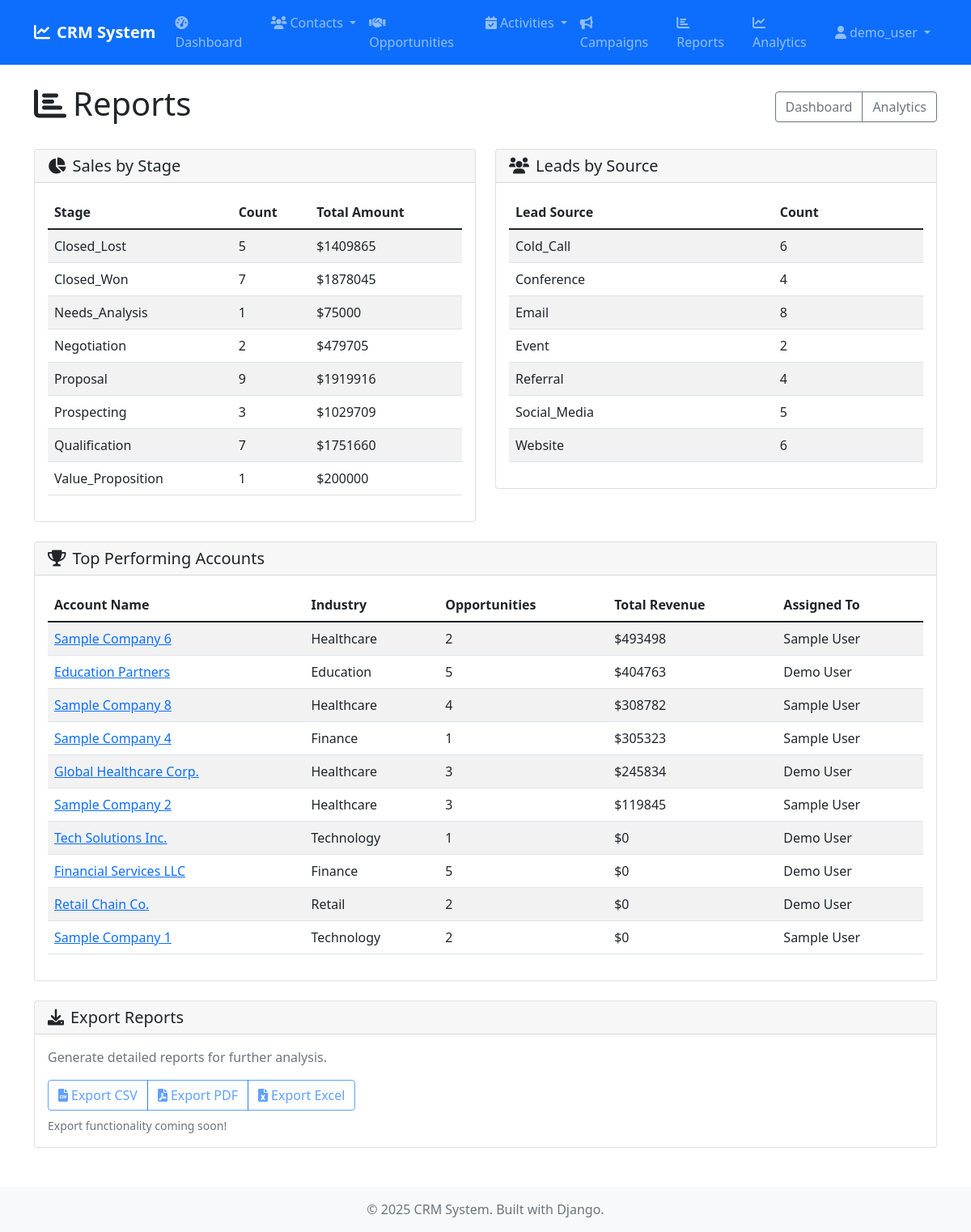
The app's page /reports/ (signed in) with its own data.
### opportunities/models.py (models this page shows, shortened)
class Opportunity(models.Model):
    SALES_STAGE = [
        ('prospecting', 'Prospecting'),
        ('qualification', 'Qualification'),
        ('needs_analysis', 'Needs Analysis'),
        ('value_proposition', 'Value Proposition'),
        ('id_decision_makers', 'Id. Decision Makers'),
        ('perception_analysis', 'Perception Analysis'),
        ('proposal', 'Proposal/Price Quote'),
        ('negotiation', 'Negotiation/Review'),
        ('closed_won', 'Closed Won'),
        ('closed_lost', 'Closed Lost'),
    ]
    LEAD_SOURCE = [
        ('existing_customer', 'Existing Customer'),
        ('partner', 'Partner'),
        ('public_relations', 'Public Relations'),
        ('direct_mail', 'Direct Mail'),
        ('conference', 'Conference'),
        ('trade_show', 'Trade Show'),
        ('web_site', 'Web Site'),
        ('word_of_mouth', 'Word of mouth'),
        ('email', 'Email'),
        ('campaign', 'Campaign'),
        ('other', 'Other'),
    ]
    TYPE_CHOICES = [
        ('existing_business', 'Existing Business'),
        ('new_business', 'New Business'),
    ]
    name = models.CharField(max_length=200)
    account = models.ForeignKey(Account, on_delete=models.CASCADE, related_name='opportunities')
    contact = models.ForeignKey(Contact, on_delete=models.SET_NULL, null=True, blank=True)
    amount = models.DecimalField(max_digits=15, decimal_places=2)
    sales_stage = models.CharField(max_length=20, choices=SALES_STAGE, default='prospecting')
    probability = models.IntegerField(default=0, help_text='Probability of closing (0-100%)')
    expected_close_date = models.DateField()
    opportunity_type = models.CharField(max_length=20, choices=TYPE_CHOICES, blank=True)
    lead_source = models.CharField(max_length=20, choices=LEAD_SOURCE, blank=True)
    next_step = models.CharField(max_length=200, blank=True)
    description = models.TextField(blank=True)
    assigned_to = models.ForeignKey(User, on_delete=models.SET_NULL, null=True, blank=True)
    created_by = models.ForeignKey(User, on_delete=models.SET_NULL, null=True, blank=True, related_name='created_opportunities')
    created_at = models.DateTimeField(auto_now_add=True)
    updated_at = models.DateTimeField(auto_now=True)
    class Meta:
        ordering = ['-expected_close_date']
        verbose_name_plural = 'Opportunities'

### accounts/models.py (models this page shows, shortened)
class Account(models.Model):
    ACCOUNT_TYPES = [
        ('customer', 'Customer'),
        ('prospect', 'Prospect'),
        ('partner', 'Partner'),
        ('competitor', 'Competitor'),
        ('other', 'Other'),
    ]
    INDUSTRIES = [
        ('technology', 'Technology'),
        ('healthcare', 'Healthcare'),
        ('finance', 'Finance'),
        ('education', 'Education'),
        ('retail', 'Retail'),
        ('manufacturing', 'Manufacturing'),
        ('other', 'Other'),
    ]
    name = models.CharField(max_length=200)
    account_type = models.CharField(max_length=20, choices=ACCOUNT_TYPES, default='customer')
    industry = models.CharField(max_length=20, choices=INDUSTRIES, blank=True)
    website = models.URLField(blank=True)
    phone = models.CharField(max_length=20, blank=True)
    email = models.EmailField(blank=True)
    billing_street = models.TextField(blank=True)
    billing_city = models.CharField(max_length=100, blank=True)
    billing_state = models.CharField(max_length=100, blank=True)
    billing_postal_code = models.CharField(max_length=20, blank=True)
    billing_country = models.CharField(max_length=100, blank=True)
    shipping_street = models.TextField(blank=True)
    shipping_city = models.CharField(max_length=100, blank=True)
    shipping_state = models.CharField(max_length=100, blank=True)
    shipping_postal_code = models.CharField(max_length=20, blank=True)
    shipping_country = models.CharField(max_length=100, blank=True)
    annual_revenue = models.DecimalField(max_digits=15, decimal_places=2, null=True, blank=True)
    employees = models.IntegerField(null=True, blank=True)
    description = models.TextField(blank=True)
    assigned_to = models.ForeignKey(User, on_delete=models.SET_NULL, null=True, blank=True)
    created_by = models.ForeignKey(User, on_delete=models.SET_NULL, null=True, blank=True, related_name='created_accounts')
    created_at = models.DateTimeField(auto_now_add=True)
    updated_at = models.DateTimeField(auto_now=True)
    class Meta:
        ordering = ['name']

### dashboard/views.py (the view)
# urls.py: path('reports/', views.ReportsView.as_view(), name='reports'),
class ReportsView(LoginRequiredMixin, TemplateView):
    template_name = 'dashboard/reports.html'
    def get_context_data(self, **kwargs):
        context = super().get_context_data(**kwargs)
        context['sales_by_stage'] = Opportunity.objects.values('sales_stage').annotate(
            count=Count('id'),
            total_amount=Sum('amount')
        )
        context['leads_by_source'] = Lead.objects.values('lead_source').annotate(
            count=Count('id')
        )
        context['top_accounts'] = Account.objects.annotate(
            opportunity_count=Count('opportunities'),
            total_revenue=Sum('opportunities__amount', filter=Q(opportunities__sales_stage='closed_won'))
        ).order_by('-total_revenue')[:10]
        return context

### templates/dashboard/reports.html (shortened to what this page needs)
{% extends 'base.html' %}
{% block content %}
<div class="d-flex justify-content-between align-items-center mb-4">
    <h1><i class="fas fa-chart-bar me-2"></i>Reports</h1>
    <div class="btn-group" role="group">
        <a href="{% url 'dashboard:home' %}" class="btn btn-outline-secondary">Dashboard</a>
        <a href="{% url 'dashboard:analytics' %}" class="btn btn-outline-secondary">Analytics</a>
    </div>
</div>
<div class="row">
    <div class="col-lg-6 mb-4">
        <div class="card">
            <div class="card-header">
                <h5 class="mb-0"><i class="fas fa-chart-pie me-2"></i>Sales by Stage</h5>
            </div>
            <div class="card-body">
                {% if sales_by_stage %}
                    <div class="table-responsive">
                        <table class="table table-striped">
                            <thead>
                                <tr>
                                    <th>Stage</th>
                                    <th>Count</th>
                                    <th>Total Amount</th>
                                </tr>
                            </thead>
                            <tbody>
                                {% for stage in sales_by_stage %}
                                <tr>
                                    <td>{{ stage.sales_stage|title }}</td>
                                    <td>{{ stage.count }}</td>
                                    <td>${{ stage.total_amount|default:0|floatformat:0 }}</td>
                                </tr>
                                {% endfor %}
                            </tbody>
                        </table>
                    </div>
                {% else %}
                    <p class="text-muted">No sales data available.</p>
                {% endif %}
            </div>
        </div>
    </div>
    <div class="col-lg-6 mb-4">
        <div class="card">
            <div class="card-header">
                <h5 class="mb-0"><i class="fas fa-users me-2"></i>Leads by Source</h5>
            </div>
            <div class="card-body">
                {% if leads_by_source %}
                    <div class="table-responsive">
                        <table class="table table-striped">
                            <thead>
                                <tr>
                                    <th>Lead Source</th>
                                    <th>Count</th>
                                </tr>
                            </thead>
                            <tbody>
                                {% for source in leads_by_source %}
                                <tr>
                                    <td>{{ source.lead_source|title }}</td>
                                    <td>{{ source.count }}</td>
                                </tr>
                                {% endfor %}
                            </tbody>
                        </table>
                    </div>
                {% else %}
                    <p class="text-muted">No lead data available.</p>
                {% endif %}
            </div>
        </div>
    </div>
</div>
<div class="row">
    <div class="col-12">
        <div class="card">
            <div class="card-header">
                <h5 class="mb-0"><i class="fas fa-trophy me-2"></i>Top Performing Accounts</h5>
            </div>
            <div class="card-body">
                {% if top_accounts %}
                    <div class="table-responsive">
                        <table class="table table-striped">
                            <thead>
                                <tr>
                                    <th>Account Name</th>
                                    <th>Industry</th>
                                    <th>Opportunities</th>
                                    <th>Total Revenue</th>
                                    <th>Assigned To</th>
                                </tr>
                            </thead>
                            <tbody>
                                {% for account in top_accounts %}
                                <tr>
                                    <td>
                                        <a href="{% url 'accounts:detail' account.pk %}">{{ account.name }}</a>
                                    </td>
                                    <td>{{ account.get_industry_display|default:"-" }}</td>
                                    <td>{{ account.opportunity_count|default:0 }}</td>
                                    <td>${{ account.total_revenue|default:0|floatformat:0 }}</td>
                                    <td>{{ account.assigned_to.get_full_name|default:account.assigned_to.username|default:"-" }}</td>
                                </tr>
                                {% endfor %}
                            </tbody>
                        </table>
                    </div>
                {% else %}
                    <p class="text-muted">No account data available.</p>
                {% endif %}
            </div>
        </div>
    </div>
</div>
<div class="row mt-4">
    <div class="col-12">
        <div class="card">
            <div class="card-header">
                <h5 class="mb-0"><i class="fas fa-download me-2"></i>Export Reports</h5>
            </div>
            <div class="card-body">
                <p class="text-muted">Generate detailed reports for further analysis.</p>
                <div class="btn-group" role="group">
                    <button class="btn btn-outline-primary" disabled>
                        <i class="fas fa-file-csv me-1"></i>Export CSV
                    </button>
                    <button class="btn btn-outline-primary" disabled>
                        <i class="fas fa-file-pdf me-1"></i>Export PDF
                    </button>
                    <button class="btn btn-outline-primary" disabled>
                        <i class="fas fa-file-excel me-1"></i>Export Excel
                    </button>
                </div>
                <small class="text-muted d-block mt-2">Export functionality coming soon!</small>
            </div>
        </div>
    </div>
</div>
{% endblock %}

### templates/base.html (shortened to what this page needs)
<!DOCTYPE html>
<html lang="en">
<head>
    <link href="https://cdn.jsdelivr.net/npm/bootstrap@5.1.3/dist/css/bootstrap.min.css" rel="stylesheet">
    <link href="https://cdnjs.cloudflare.com/ajax/libs/font-awesome/6.0.0/css/all.min.css" rel="stylesheet">
    {% load static %}
    <link href="{% static 'css/custom.css' %}" rel="stylesheet">
</head>
<body>
    <nav class="navbar navbar-expand-lg navbar-dark bg-primary">
        <div class="container">
            <a class="navbar-brand" href="{% url 'dashboard:home' %}">
                <i class="fas fa-chart-line me-2"></i>CRM System
            </a>
            {% if user.is_authenticated %}
            <div class="collapse navbar-collapse" id="navbarNav">
                <ul class="navbar-nav me-auto">
                    <li class="nav-item">
                        <a class="nav-link" href="{% url 'dashboard:home' %}">
                            <i class="fas fa-tachometer-alt me-1"></i>Dashboard
                        </a>
                    </li>
                    <li class="nav-item dropdown">
                        <a class="nav-link dropdown-toggle" href="#" role="button" data-bs-toggle="dropdown">
                            <i class="fas fa-users me-1"></i>Contacts
                        </a>
                    </li>
                    <li class="nav-item">
                        <a class="nav-link" href="{% url 'opportunities:list' %}">
                            <i class="fas fa-handshake me-1"></i>Opportunities
                        </a>
                    </li>
                    <li class="nav-item dropdown">
                        <a class="nav-link dropdown-toggle" href="#" role="button" data-bs-toggle="dropdown">
                            <i class="fas fa-calendar-check me-1"></i>Activities
                        </a>
                    </li>
                    <li class="nav-item">
                        <a class="nav-link" href="{% url 'campaigns:list' %}">
                            <i class="fas fa-bullhorn me-1"></i>Campaigns
                        </a>
                    </li>
                    <li class="nav-item">
                        <a class="nav-link" href="{% url 'dashboard:reports' %}">
                            <i class="fas fa-chart-bar me-1"></i>Reports
                        </a>
                    </li>
                    <li class="nav-item">
                        <a class="nav-link" href="{% url 'dashboard:analytics' %}">
                            <i class="fas fa-chart-line me-1"></i>Analytics
                        </a>
                    </li>
                </ul>
                <ul class="navbar-nav">
                    <li class="nav-item dropdown">
                        <a class="nav-link dropdown-toggle" href="#" role="button" data-bs-toggle="dropdown">
                            <i class="fas fa-user me-1"></i>{{ user.username }}
                        </a>
                    </li>
                </ul>
            </div>
            {% endif %}
        </div>
    </nav>
    <main class="container my-4">
        {% block content %}
        {% endblock %}
    </main>
    <footer class="bg-light text-center py-3 mt-5">
        <div class="container">
            <p class="text-muted mb-0">&copy; 2025 CRM System. Built with Django.</p>
        </div>
    </footer>
</body>
</html>

### static/css/custom.css (style rules this page uses)
.navbar-brand { font-weight: bold; }

### records on screen
Opportunity: sales_stage "Needs_Analysis", count "1", total_amount "75000"
Opportunity: sales_stage "Value_Proposition", count "1", total_amount "200000"
Account: name "Sample Company 6", industry "Healthcare", opportunity_count "2", total_revenue "493498", assigned_to.get_full_name "Sample User"
Account: name "Education Partners", industry "Education", opportunity_count "5", total_revenue "404763", assigned_to.get_full_name "Demo User"
Account: name "Sample Company 8", industry "Healthcare", opportunity_count "4", total_revenue "308782", assigned_to.get_full_name "Sample User"
Account: name "Sample Company 4", industry "Finance", opportunity_count "1", total_revenue "305323", assigned_to.get_full_name "Sample User"
Account: name "Global Healthcare Corp.", industry "Healthcare", opportunity_count "3", total_revenue "245834", assigned_to.get_full_name "Demo User"
Account: name "Sample Company 2", industry "Healthcare", opportunity_count "3", total_revenue "119845", assigned_to.get_full_name "Sample User"
Account: name "Tech Solutions Inc.", industry "Technology", opportunity_count "1", total_revenue "0", assigned_to.get_full_name "Demo User"
Account: name "Financial Services LLC", industry "Finance", opportunity_count "5", total_revenue "0", assigned_to.get_full_name "Demo User"
Account: name "Retail Chain Co.", industry "Retail", opportunity_count "2", total_revenue "0", assigned_to.get_full_name "Demo User"
Account: name "Sample Company 1", industry "Technology", opportunity_count "2", total_revenue "0", assigned_to.get_full_name "Sample User"

### other values on screen
{{ user.username }} "demo_user"
{{ stage.sales_stage|title }} "Closed_Lost" "Closed_Won" "Negotiation" "Proposal" "Prospecting" "Qualification"
{{ stage.count }} "5" "7" "2" "9" "3" "7"
{{ stage.total_amount|default:0|floatformat:0 }} "1409865" "1878045" "479705" "1919916" "1029709" "1751660"
{{ source.lead_source|title }} "Cold_Call" "Conference" "Email" "Event" "Referral" "Social_Media" "Website"
{{ source.count }} "6" "4" "8" "2" "4" "5" "6"
